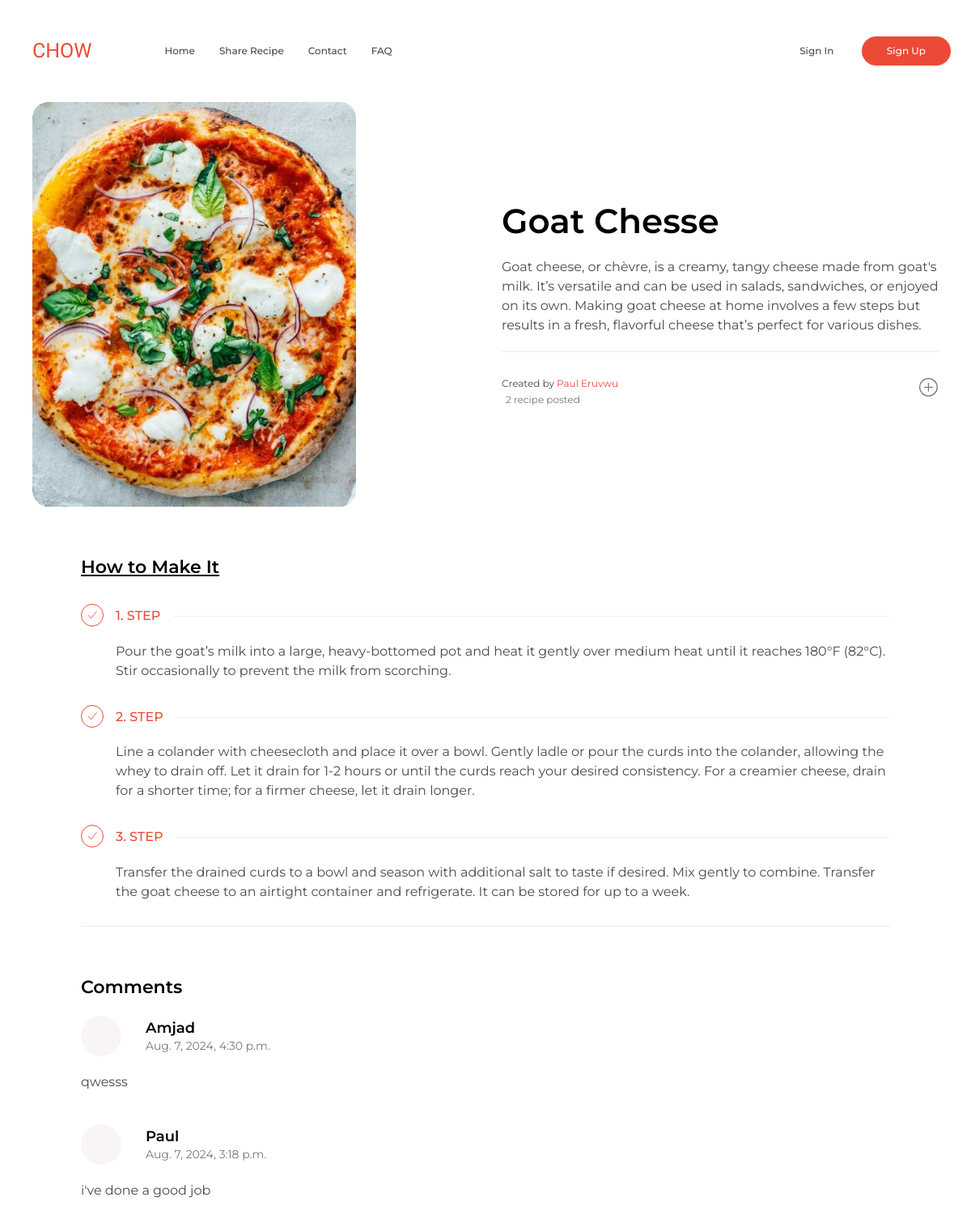
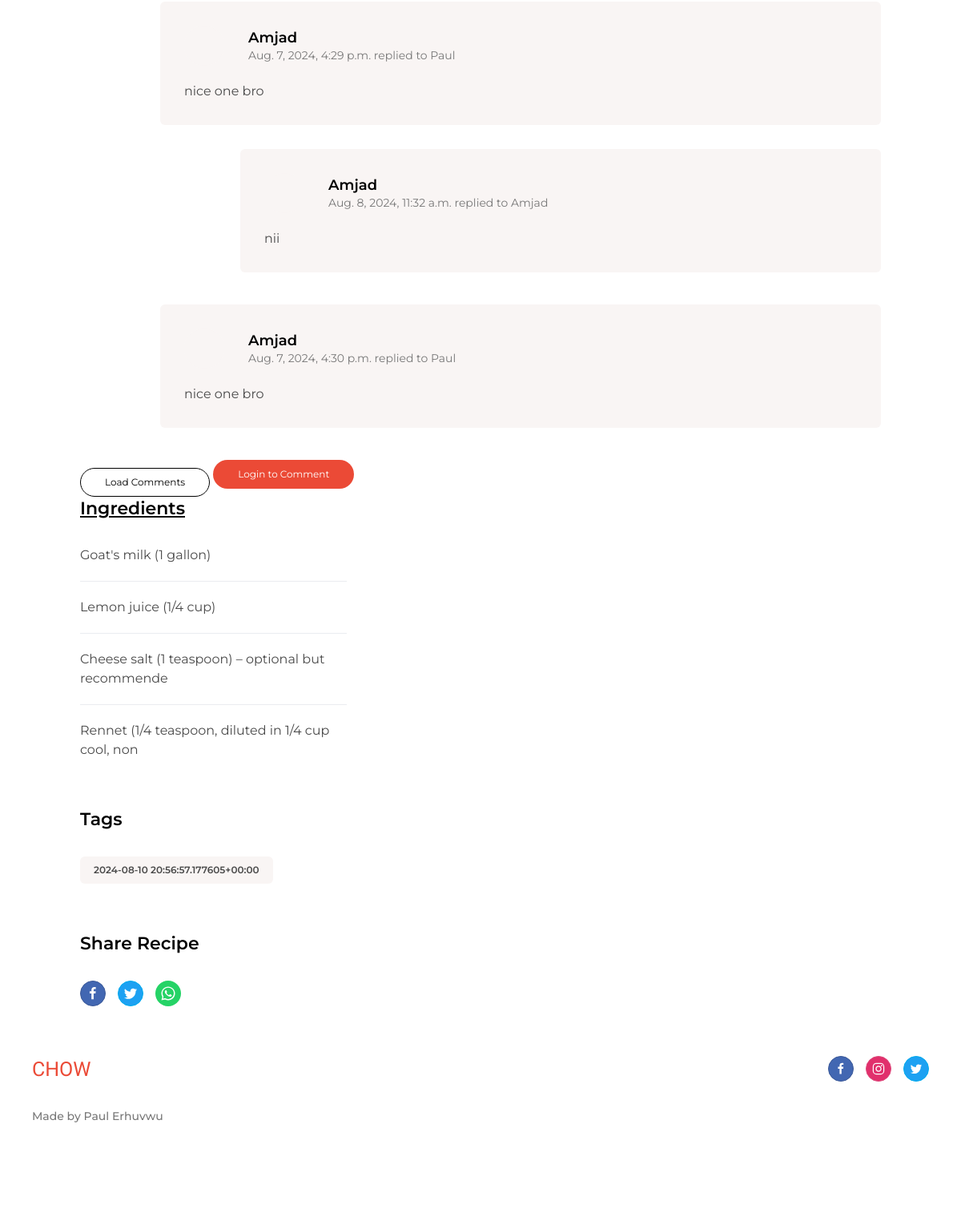
The app's page /recipes/goat chesse/ with its own data (2 pictures, top to bottom).
### recipe/models.py (models this page shows, shortened)
class Recipe(models.Model):
    name = models.CharField(max_length=100)
    image = models.ImageField(upload_to='recipe/recipes/')
    description = models.TextField()
    tags = models.CharField(max_length=100)
    author = models.ForeignKey(User, on_delete=models.CASCADE)  # Add author field

class Step(models.Model):
    recipe = models.ForeignKey(Recipe, related_name='steps', on_delete=models.CASCADE)
    description = models.TextField()
    order = models.PositiveIntegerField(default=0)  # Add this field to store the order

class Comment(models.Model):
    recipe = models.ForeignKey(Recipe, related_name='comments', on_delete=models.CASCADE)
    user = models.ForeignKey(User, on_delete=models.CASCADE)
    content = models.TextField()
    created_at = models.DateTimeField(auto_now_add=True)
    parent = models.ForeignKey('self', null=True, blank=True, related_name='replies', on_delete=models.CASCADE)

class Ingredient(models.Model):
    recipe = models.ForeignKey(Recipe, related_name='ingredients', on_delete=models.CASCADE)
    name = models.CharField(max_length=100)
    order = models.PositiveIntegerField(default=0)  # Add this field to store the order

### main/views.py (the view, shortened to what this page needs)
# urls.py: path('recipes/<str:recipe_name>/', recipe_detail_view, name='recipe_detail'),
def recipe_detail_view(request, recipe_name):
    recipe = get_object_or_404(Recipe, name=recipe_name)
    comments = recipe.comments.filter(parent__isnull=True).order_by('-created_at')
    author_recipe_count = Recipe.objects.filter(author=recipe.author).count()
    tags = recipe.tags.split(', ')
    paginator = Paginator(comments, 2)
    comments_page = paginator.page(1)
    context = {
        'recipe': recipe,
        'comments': comments_page,
        'form': CommentForm(),
        'has_more': comments_page.has_next(),
        'recipeCount': author_recipe_count,
        'tags': tags,
    }
    return render(request, 'main/recipe.html', context)

### main/templates/main/recipe.html (shortened to what this page needs)
{% load static %}
<!DOCTYPE html>
<html lang="en-gb" dir="ltr">
<head>
  <link rel="stylesheet" href="{% static 'css/main.css' %}" />
</head>
<body>
<nav class="uk-navbar-container uk-letter-spacing-small">
  <div class="uk-container">
    <div class="uk-position-z-index" data-uk-navbar>
      <div class="uk-navbar-left">
        <a class="uk-navbar-item uk-logo" href="#">CHOW</a>
        <ul class="uk-navbar-nav uk-visible@m uk-margin-large-left">
          <li ><a href="{% url 'home' %}">Home</a></li>
          <li ><a href="{% url 'share' %}">Share Recipe</a></li>
          <li ><a href="{% url 'contact' %}">Contact</a></li>
          <li ><a href="{% url 'faq' %}">FAQ</a></li>
        </ul>
      </div>
      <div class="uk-navbar-right">
        <div class="profile-picture">
          {% if user.is_authenticated %}
              <div class="uk-width-auto uk-first-column">
                <a href="{% url 'manage' %}" data-uk-tooltip="title: Personal Details"><svg xmlns="http://www.w3.org/2000/svg"  viewBox="0 0 448 512" height="25px" width="30px" fill="#eb4a36"><path d="M304 128a80 80 0 1 0 -160 0 80 80 0 1 0 160 0zM96 128a128 128 0 1 1 256 0A128 128 0 1 1 96 128zM49.3 464H398.7c-8.9-63.3-63.3-112-129-112H178.3c-65.7 0-120.1 48.7-129 112zM0 482.3C0 383.8 79.8 304 178.3 304h91.4C368.2 304 448 383.8 448 482.3c0 16.4-13.3 29.7-29.7 29.7H29.7C13.3 512 0 498.7 0 482.3z"/></svg>
                </a>            </div>
              <div class="uk-margin-left">
                  <a class="uk-text-small uk-text-primary" href="{% url 'logout' %}">Logout</a>
              </div>
          {% else %}
              <div class="uk-margin-left" style="margin-left: 0px !important;">
                  <a class="uk-button" href="{% url 'signin' %}">Sign In</a>
                  <a class="uk-button uk-button-primary" href="{% url 'signup' %}">Sign Up</a>
              </div>
          {% endif %}
        </div>
      </div>
    </div>
  </div>
</nav>
<div class="uk-container">
  <div data-uk-grid>
    <div class="uk-width-1-2@s">
        <div><img class="uk-border-rounded-large" src="{{ MEDIA_URL }}{{ recipe.image.url }}" alt="{{ recipe.name }}" style="width: 100%; max-width: 400px; height: auto; max-height: 500px;"></div>
    </div>
    <div class="uk-width-expand@s uk-flex uk-flex-middle" >
        <div>
            <h1 class="Recipename" style="text-transform:capitalize;">{{ recipe.name }}</h1>
            <p class="description">{{ recipe.description|capfirst }}</p>
            <hr>
            <div data-uk-grid>
                <div class="uk-width-auto@s uk-text-small">
                    <p class="uk-margin-small-top uk-margin-remove-bottom" style="font-size: 12px;">Created by <a style="text-transform: capitalize;">{{ recipe.author.first_name }} {{ recipe.author.last_name }}</a></p>
                    <span class="uk-text-muted recipesPosted" style="font-size: 12px; margin-left: 5px;">{{ recipeCount }} recipe posted</span>
                </div>
                <div class="uk-width-expand@s uk-flex uk-flex-middle uk-flex-right@s">
                    <a class="uk-icon-link" data-uk-icon="icon: plus-circle; ratio: 1.2" data-uk-tooltip="title: Save Recipe"></a>
                </div>
            </div>
        </div>
    </div>
</div>
</div>
<div class="uk-section uk-section-default">
  <div class="uk-container uk-container-small">
    <div class="uk-grid-large" data-uk-grid>
      <div class="uk-width-expand@m">
        <div class="uk-article">
          <h3 style="text-decoration: underline;">How to Make It</h3>
          {% for step in recipe.steps.all|dictsort:"order" %}
          <div id="step-{{ step.order }}" class="uk-grid-small uk-margin-medium-top" data-uk-grid>
            <div class="uk-width-auto">
            <a href="#" class="uk-step-icon" data-uk-icon="icon: check; ratio: 0.8"
            data-uk-toggle="target: #step-{{ step.order }}; cls: uk-step-active"></a>
            </div>
            <div class="uk-width-expand">
            <h5 class="uk-step-title uk-text-500 uk-text-uppercase uk-text-primary" data-uk-leader="fill:—">{{ step.order }}. Step</h5>
            <div class="uk-step-content">{{ step.description|capfirst }}</div>
            </div>
          </div>
          {% endfor %}
          <hr class="uk-margin-medium-top uk-margin-large-bottom">
          <h3>Comments</h3>
          <ul class="uk-comment-list" id="comment-list">
            {% for comment in comments %}
            <li data-comment-id="{{ comment.id }}" class="comment-item">
                <article class="uk-comment uk-visible-toggle" tabindex="-1">
                    <header class="uk-comment-header uk-position-relative">
                        <div class="uk-grid-medium uk-flex-middle" data-uk-grid>
                            <div class="uk-width-auto">
                                <span class="uk-comment-avatar uk-border-circle uk-background-muted uk-text-center" style="width: 50px; height: 50px; display: flex; align-items: center; justify-content: center; text-transform: uppercase;">
                                </span>
                            </div>
                            <div class="uk-width-expand">
                                <h4 class="uk-comment-title uk-margin-remove"><a class="uk-link-reset" style="text-transform: capitalize;">{{ comment.user }}</a></h4>
                                <p class="uk-comment-meta uk-margin-remove"><a class="uk-link-reset">{{ comment.created_at }}</a></p>
                            </div>
                        </div>
                    </header>
                    <div class="uk-comment-body">
                        <p>{{ comment.content }}</p>
                    </div>
                </article>
                <ul class="uk-comment-list uk-margin-medium-top replies-list">
                    {% for reply in comment.replies.all %}
                    <li data-comment-id="{{ reply.id }}" class="reply-item">
                        <article class="uk-comment uk-comment-primary uk-visible-toggle uk-border-rounded" tabindex="-1">
                            <header class="uk-comment-header uk-position-relative">
                                <div class="uk-grid-medium uk-flex-middle" data-uk-grid>
                                    <div class="uk-width-auto">
                                        <span class="uk-comment-avatar uk-border-circle uk-background-muted uk-text-center" style="width: 50px; height: 50px; display: flex; align-items: center; justify-content: center; text-transform: uppercase;">
                                        </span>
                                    </div>
                                    <div class="uk-width-expand">
                                        <h4 class="uk-comment-title uk-margin-remove"><a class="uk-link-reset" style="text-transform: capitalize;">{{ reply.user }}</a></h4>
                                        <p class="uk-comment-meta uk-margin-remove"><a class="uk-link-reset">{{ reply.created_at }}</a> replied to <span style="text-transform: capitalize;">{{ reply.parent.user }}</span></p>
                                    </div>
                                </div>
                            </header>
                            <div class="uk-comment-body">
                                <p>{{ reply.content }}</p>
                            </div>
                        </article>
                        <ul class="uk-comment-list uk-margin-medium-top replies-list">
                            {% for subreply in reply.replies.all %}
                            <li data-comment-id="{{ subreply.id }}" class="reply-item">
                                <article class="uk-comment uk-comment-primary uk-visible-toggle uk-border-rounded" tabindex="-1">
                                    <header class="uk-comment-header uk-position-relative">
                                        <div class="uk-grid-medium uk-flex-middle" data-uk-grid>
                                            <div class="uk-width-auto">
                                                <span class="uk-comment-avatar uk-border-circle uk-background-muted uk-text-center" style="width: 50px; height: 50px; display: flex; align-items: center; justify-content: center; text-transform: uppercase;">
                                                </span>
                                            </div>
                                            <div class="uk-width-expand">
                                                <h4 class="uk-comment-title uk-margin-remove"><a class="uk-link-reset" style="text-transform: capitalize;">{{ subreply.user }}</a></h4>
                                                <p class="uk-comment-meta uk-margin-remove"><a class="uk-link-reset">{{ subreply.created_at }}</a> replied to <span style="text-transform: capitalize;">{{ reply.user }}</span></p>
                                            </div>
                                        </div>
                                    </header>
                                    <div class="uk-comment-body">
                                        <p>{{ subreply.content }}</p>
                                    </div>
                                </article>
                            </li>
                            {% endfor %}
                        </ul>
                    </li>
                    {% endfor %}
                </ul>
            </li>
            {% endfor %}
        </ul>
        <button id="load-more" class="uk-button uk-button-default uk-margin-top">Load Comments</button>
        {% if user.is_authenticated %}
        <form method="post" action="{% url 'recipe_detail' recipe.name %}" id="comment-form">
            {% csrf_token %}
            {{ form.as_p }}
            <input type="hidden" name="parent_id" id="parent_id" value="">
            <button type="submit" class="uk-button uk-button-primary">Submit Comment</button>
        </form>
        {% else %}
        <a href="{% url 'login' %}" class="uk-button uk-button-primary">Login to Comment</a>
        {% endif %}
      </div>
      <div class="uk-width-1-3@m">
        <h3 style="text-decoration: underline;">Ingredients</h3>
        <ul class="uk-list uk-list-large uk-list-divider uk-margin-medium-top">
          {% for ingredient in recipe.ingredients.all|dictsort:"order" %}
          <li>{{ ingredient.name|capfirst }}</li>
          {% endfor %}
      </ul>
        <h3 class="uk-margin-large-top">Tags</h3>
        <div class="uk-margin-medium-top" data-uk-margin>
          {% for tag in tags %}
            <a class="uk-display-inline-block"><span class="uk-label uk-label-light">{{ tag }}</span></a>
          {% endfor %}
        </div>
        <h3 class="uk-margin-large-top">Share Recipe</h3>
        <div class="uk-margin-medium-top">
          <div data-uk-grid class="uk-child-width-auto uk-grid-small">
            <div>
              <a
                href="https://www.facebook.com/sharer/sharer.php?u={{ request.build_absolute_uri|urlencode }}&quote=Discover%20an%20amazing%20recipe%20that%27s%20sure%20to%20delight%20your%20taste%20buds!%20Click%20the%20link%20to%20check%20out%20this%20delicious%20dish%20and%20get%20cooking.%20🍽️👨‍🍳👩‍🍳%20%23RecipeOfTheDay%20%23Foodie"
                data-uk-icon="icon: facebook; ratio: 0.9"
                class="uk-icon-button facebook"
                target="_blank"
                rel="noopener noreferrer"
              ></a>
            </div>
            <div>
              <a
                href="https://twitter.com/intent/tweet?text=You%E2%80%99ve%20got%20to%20try%20this%20mouthwatering%20recipe!%20🍴😋%20Click%20the%20link%20to%20see%20how%20to%20make%20this%20delicious%20dish%20yourself.%20%23Recipe%20%23FoodLovers%20{{ request.build_absolute_uri|urlencode }}"
                data-uk-icon="icon: twitter; ratio: 0.9"
                class="uk-icon-button twitter"
                target="_blank"
                rel="noopener noreferrer"
              ></a>
            </div>
            <div>
              <a
                href="https://wa.me/?text=I%20just%20found%20this%20incredible%20recipe%20that%20you%E2%80%99ve%20got%20to%20try!%20🌟%20It%E2%80%99s%20absolutely%20delicious%20and%20easy%20to%20make.%20Check%20it%20out%20and%20let%E2%80%99s%20cook%20up%20something%20amazing%20together!%20🍳🍲%20{{ request.build_absolute_uri|urlencode }}"
                data-uk-icon="icon: whatsapp; ratio: 0.9"
                class="uk-icon-button whatsapp"
                target="_blank"
                rel="noopener noreferrer"
              ></a>
            </div>
          </div>
        </div>
      </div>
    </div>
  </div>
</div>
<footer class="uk-section uk-section-default">
	<div class="uk-container uk-text-secondary uk-text-500">
		<div class="uk-child-width-1-2@s" data-uk-grid>
			<div>
				<a href="#" class="uk-logo">CHOW</a>
			</div>
			<div class="uk-flex uk-flex-middle uk-flex-right@s">
				<div data-uk-grid class="uk-child-width-auto uk-grid-small">
					<div>
						<a href="https://www.facebook.com/" data-uk-icon="icon: facebook; ratio: 0.8" class="uk-icon-button facebook" target="_blank"></a>
					</div>
					<div>
						<a href="https://www.instagram.com/pauldapimp__?igsh=MTJqaWhibHFkYjNwbw%3D%3D&utm_source=qr" data-uk-icon="icon: instagram; ratio: 0.8" class="uk-icon-button instagram" target="_blank"></a>
					</div>
					<div>
						<a href="https://x.com/itsmefatimah__?s=21&t=k4bX5OWzFpdVGFRB2cJGZA" data-uk-icon="icon: twitter; ratio: 0.8" class="uk-icon-button twitter" target="_blank"></a>
					</div>
				</div>
			</div>
		</div>
		<div class="uk-margin-medium-top uk-text-small uk-text-muted">
			<div>Made by <a class="uk-link-muted" target="_blank">Paul Erhuvwu</a></div>
		</div>
	</div>
</footer>
</body>
</html>

### main/templates/main/recipe.html (style rules this page uses)
.profile-picture { display: flex; align-items: center; }
.profile-picture .uk-margin-left { margin-left: 10px; }
.uk-icon-button.whatsapp { background-color: #25D366; color: white; }
.uk-icon-button.instagram { background-color: #E1306C; color: white; }
.uk-icon-button.facebook { background-color: #4267B2; color: white; }
.uk-icon-button.twitter { background-color: #1DA1F2; color: white; }

### records on screen
Recipe: image (picture), name "Goat Chesse", description "Goat cheese, or chèvre, is a creamy, tangy cheese made from goat's milk. It’s versatile and can be used in salads, sandwiches, or enjoyed on its own. Making goat cheese at home involves a few steps but results in a fresh, flavorful cheese that’s perfect for various dishes.", author.first_name "Paul", author.last_name "Eruvwu", tags "2024-08-10 20:56:57.177605+00:00"
Step: order "1", description "Pour the goat’s milk into a large, heavy-bottomed pot and heat it gently over medium heat until it reaches 180°F (82°C). Stir occasionally to prevent the milk from scorching."
Step: order "2", description "Line a colander with cheesecloth and place it over a bowl. Gently ladle or pour the curds into the colander, allowing the whey to drain off. Let it drain for 1-2 hours or until the curds reach your desired consistency. For a creamier cheese, drain for a shorter time; for a firmer cheese, let it drain longer."
Step: order "3", description "Transfer the drained curds to a bowl and season with additional salt to taste if desired. Mix gently to combine. Transfer the goat cheese to an airtight container and refrigerate. It can be stored for up to a week."
Comment: user "Amjad", created_at "Aug. 7, 2024, 4:30 p.m.", content "qwesss"
Comment: user "Paul", created_at "Aug. 7, 2024, 3:18 p.m.", content "i've done a good job"
Comment: user "Amjad", created_at "Aug. 7, 2024, 4:29 p.m.", parent.user "Paul", content "nice one bro"
Comment: user "Amjad", created_at "Aug. 8, 2024, 11:32 a.m.", content "nii"
Comment: user "Amjad", created_at "Aug. 7, 2024, 4:30 p.m.", parent.user "Paul", content "nice one bro"
Ingredient: name "Goat's milk (1 gallon)"
Ingredient: name "Lemon juice (1/4 cup)"
Ingredient: name "Cheese salt (1 teaspoon) – optional but recommende"
Ingredient: name "Rennet (1/4 teaspoon, diluted in 1/4 cup cool, non"

### other values on screen
{{ recipeCount }} "2"
